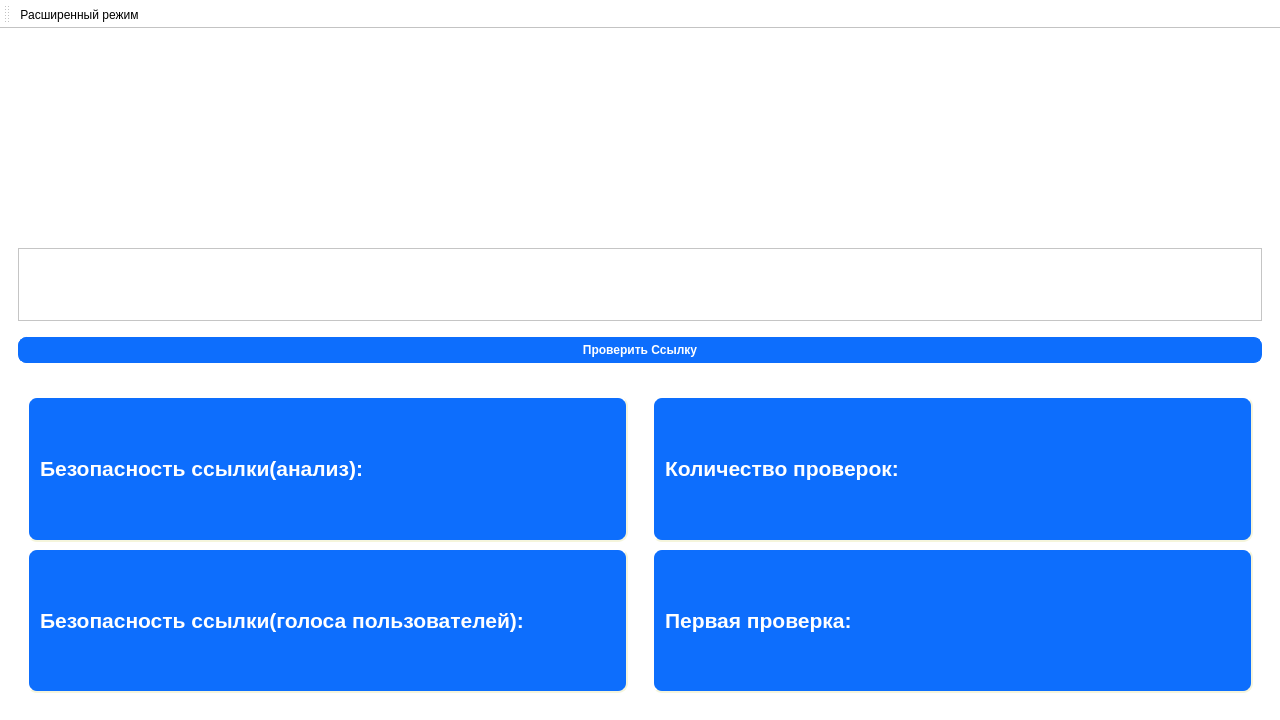
<?xml version="1.0" encoding="UTF-8"?>
<ui version="4.0">
 <class>MainWindow</class>
 <widget class="QMainWindow" name="MainWindow">
  <property name="geometry">
   <rect>
    <x>0</x>
    <y>0</y>
    <width>1280</width>
    <height>720</height>
   </rect>
  </property>
  <property name="minimumSize">
   <size>
    <width>1280</width>
    <height>720</height>
   </size>
  </property>
  <property name="windowTitle">
   <string>MainWindow</string>
  </property>
  <property name="styleSheet">
   <string notr="true">QWidget {
  background-color: #fff;
}
QLabel {
  color: #464d55;
  font-weight: 600;
  qproperty-alignment: AlignCenter;
}
QLabel#heading {
  color: #0f1925;
  font-size: 18px;
  margin-bottom: 10px;
}

QLabel#subheading {
  color: #0f1925;
  font-size: 12px;
  font-weight: normal;
  margin-bottom: 10px;
}
QLineEdit {
  border-radius: 8px;
  border: 1px solid #e0e4e7;
  padding: 5px 15px;
}

QLineEdit:focus {
  border: 1px solid #d0e3ff;
}

QLineEdit::placeholder {
  color: #767e89;
}
QPushButton {
  background-color: #0d6efd;
  color: #fff;
  font-weight: 600;
  border-radius: 8px;
  border: 1px solid #0d6efd;
  padding: 5px 15px;
  margin-top: 10px;
  outline: 0px;
}
QPushButton:hover {
  background-color: #0b5ed7;
  border: 3px solid #9ac3fe;
}
QPushButton:pressed {
  background-color: #052F6B;
}
QPushButton:disabled {
  background-color: #808080;
}</string>
  </property>
  <widget class="QWidget" name="centralwidget">
   <layout class="QVBoxLayout" name="verticalLayout_2" stretch="0">
    <item>
     <widget class="QStackedWidget" name="stackedWidget">
      <property name="sizePolicy">
       <sizepolicy hsizetype="Preferred" vsizetype="Preferred">
        <horstretch>0</horstretch>
        <verstretch>0</verstretch>
       </sizepolicy>
      </property>
      <property name="currentIndex">
       <number>0</number>
      </property>
      <widget class="QWidget" name="page">
       <property name="enabled">
        <bool>true</bool>
       </property>
       <property name="sizePolicy">
        <sizepolicy hsizetype="Preferred" vsizetype="Preferred">
         <horstretch>0</horstretch>
         <verstretch>0</verstretch>
        </sizepolicy>
       </property>
       <layout class="QVBoxLayout" name="verticalLayout_5" stretch="1,1">
        <property name="leftMargin">
         <number>0</number>
        </property>
        <property name="topMargin">
         <number>0</number>
        </property>
        <property name="rightMargin">
         <number>0</number>
        </property>
        <property name="bottomMargin">
         <number>0</number>
        </property>
        <item>
         <widget class="QWidget" name="verticalWidget" native="true">
          <layout class="QVBoxLayout" name="verx" stretch="4,4,3,1">
           <item>
            <spacer name="verticalSpacer">
             <property name="orientation">
              <enum>Qt::Orientation::Vertical</enum>
             </property>
             <property name="sizeHint" stdset="0">
              <size>
               <width>20</width>
               <height>40</height>
              </size>
             </property>
            </spacer>
           </item>
           <item>
            <widget class="QWidget" name="verticalWidget_2" native="true">
             <layout class="QHBoxLayout" name="NameLayout" stretch="4,9,4">
              <item>
               <spacer name="horizontalSpacer_2">
                <property name="orientation">
                 <enum>Qt::Orientation::Horizontal</enum>
                </property>
                <property name="sizeHint" stdset="0">
                 <size>
                  <width>40</width>
                  <height>20</height>
                 </size>
                </property>
               </spacer>
              </item>
              <item>
               <widget class="QLabel" name="label">
                <property name="minimumSize">
                 <size>
                  <width>1</width>
                  <height>1</height>
                 </size>
                </property>
                <property name="text">
                 <string/>
                </property>
                <property name="pixmap">
                 <pixmap resource="../../../../games/webapp/test.qrc">:/newPrefix/плашка с названием.png</pixmap>
                </property>
                <property name="scaledContents">
                 <bool>true</bool>
                </property>
                <property name="alignment">
                 <set>Qt::AlignmentFlag::AlignCenter</set>
                </property>
               </widget>
              </item>
              <item>
               <spacer name="horizontalSpacer">
                <property name="orientation">
                 <enum>Qt::Orientation::Horizontal</enum>
                </property>
                <property name="sizeHint" stdset="0">
                 <size>
                  <width>40</width>
                  <height>20</height>
                 </size>
                </property>
               </spacer>
              </item>
             </layout>
            </widget>
           </item>
           <item>
            <widget class="QTextEdit" name="textEdit"/>
           </item>
           <item>
            <widget class="QPushButton" name="pushButton">
             <property name="text">
              <string>Проверить Ссылку</string>
             </property>
            </widget>
           </item>
          </layout>
         </widget>
        </item>
        <item>
         <widget class="QWidget" name="widget_2" native="true">
          <property name="styleSheet">
           <string notr="true">QLabel {
    background-color: #0d6efd;
	color:#fff;
    border-style: outset;
    border-width: 2px;
    border-radius: 10px;
    border-color: beige;
    font: bold 20px;
    min-width: 10em;
    padding: 6px;
}</string>
          </property>
          <layout class="QHBoxLayout" name="horizontalLayout">
           <item>
            <widget class="QWidget" name="widget" native="true">
             <layout class="QVBoxLayout" name="verticalLayout">
              <item>
               <widget class="QLabel" name="label_4">
                <property name="text">
                 <string>&lt;html&gt;&lt;head/&gt;&lt;body&gt;&lt;p&gt;&lt;span style=&quot; font-size:16pt;&quot;&gt;Безопасность ссылки(анализ):&lt;/span&gt;&lt;/p&gt;&lt;/body&gt;&lt;/html&gt;</string>
                </property>
                <property name="wordWrap">
                 <bool>true</bool>
                </property>
               </widget>
              </item>
              <item>
               <widget class="QLabel" name="label_2">
                <property name="text">
                 <string>&lt;html&gt;&lt;head/&gt;&lt;body&gt;&lt;p&gt;&lt;span style=&quot; font-size:16pt;&quot;&gt;Безопасность ссылки(голоса пользователей):&lt;/span&gt;&lt;/p&gt;&lt;/body&gt;&lt;/html&gt;</string>
                </property>
                <property name="wordWrap">
                 <bool>true</bool>
                </property>
               </widget>
              </item>
             </layout>
            </widget>
           </item>
           <item>
            <widget class="QWidget" name="widget_3" native="true">
             <layout class="QVBoxLayout" name="verticalLayout_3">
              <item>
               <widget class="QLabel" name="label_5">
                <property name="text">
                 <string>&lt;html&gt;&lt;head/&gt;&lt;body&gt;&lt;p&gt;&lt;span style=&quot; font-size:16pt;&quot;&gt;Количество проверок:&lt;/span&gt;&lt;/p&gt;&lt;/body&gt;&lt;/html&gt;</string>
                </property>
                <property name="wordWrap">
                 <bool>true</bool>
                </property>
               </widget>
              </item>
              <item>
               <widget class="QLabel" name="label_7">
                <property name="text">
                 <string>&lt;html&gt;&lt;head/&gt;&lt;body&gt;&lt;p&gt;&lt;span style=&quot; font-size:16pt;&quot;&gt;Первая проверка:&lt;/span&gt;&lt;/p&gt;&lt;/body&gt;&lt;/html&gt;</string>
                </property>
                <property name="wordWrap">
                 <bool>true</bool>
                </property>
               </widget>
              </item>
             </layout>
            </widget>
           </item>
          </layout>
         </widget>
        </item>
       </layout>
      </widget>
      <widget class="QWidget" name="page_2">
       <layout class="QVBoxLayout" name="verticalLayout_9" stretch="1,1">
        <property name="leftMargin">
         <number>0</number>
        </property>
        <property name="topMargin">
         <number>0</number>
        </property>
        <property name="rightMargin">
         <number>0</number>
        </property>
        <property name="bottomMargin">
         <number>0</number>
        </property>
        <item>
         <widget class="QWidget" name="verticalWidget_3" native="true">
          <layout class="QVBoxLayout" name="verx_2" stretch="4,4,3,1">
           <item>
            <spacer name="verticalSpacer_2">
             <property name="orientation">
              <enum>Qt::Orientation::Vertical</enum>
             </property>
             <property name="sizeHint" stdset="0">
              <size>
               <width>20</width>
               <height>40</height>
              </size>
             </property>
            </spacer>
           </item>
           <item>
            <widget class="QWidget" name="verticalWidget_4" native="true">
             <layout class="QHBoxLayout" name="NameLayout_2" stretch="4,9,4">
              <item>
               <spacer name="horizontalSpacer_3">
                <property name="orientation">
                 <enum>Qt::Orientation::Horizontal</enum>
                </property>
                <property name="sizeHint" stdset="0">
                 <size>
                  <width>40</width>
                  <height>20</height>
                 </size>
                </property>
               </spacer>
              </item>
              <item>
               <widget class="QLabel" name="label_11">
                <property name="minimumSize">
                 <size>
                  <width>1</width>
                  <height>1</height>
                 </size>
                </property>
                <property name="text">
                 <string/>
                </property>
                <property name="pixmap">
                 <pixmap resource="../../../../games/webapp/test.qrc">:/newPrefix/плашка с названием.png</pixmap>
                </property>
                <property name="scaledContents">
                 <bool>true</bool>
                </property>
                <property name="alignment">
                 <set>Qt::AlignmentFlag::AlignCenter</set>
                </property>
               </widget>
              </item>
              <item>
               <spacer name="horizontalSpacer_4">
                <property name="orientation">
                 <enum>Qt::Orientation::Horizontal</enum>
                </property>
                <property name="sizeHint" stdset="0">
                 <size>
                  <width>40</width>
                  <height>20</height>
                 </size>
                </property>
               </spacer>
              </item>
             </layout>
            </widget>
           </item>
           <item>
            <widget class="QTextEdit" name="textEdit_2"/>
           </item>
           <item>
            <widget class="QPushButton" name="pushButton_2">
             <property name="text">
              <string>Проверить Ссылку</string>
             </property>
            </widget>
           </item>
          </layout>
         </widget>
        </item>
        <item>
         <widget class="QWidget" name="widget_5" native="true">
          <property name="styleSheet">
           <string notr="true">QLabel {
    background-color: #0d6efd;
	color:#fff;
    border-style: outset;
    border-width: 2px;
    border-radius: 10px;
    border-color: beige;
    font: bold 12px;
    min-width: 10em;
    padding: 6px;
}</string>
          </property>
          <layout class="QHBoxLayout" name="horizontalLayout_2">
           <item>
            <widget class="QWidget" name="widget_6" native="true">
             <layout class="QVBoxLayout" name="verticalLayout_6">
              <item>
               <widget class="QLabel" name="label_12">
                <property name="text">
                 <string>TextLabel</string>
                </property>
               </widget>
              </item>
              <item>
               <widget class="QLabel" name="label_13">
                <property name="text">
                 <string>TextLabel</string>
                </property>
               </widget>
              </item>
              <item>
               <widget class="QLabel" name="label_14">
                <property name="text">
                 <string>TextLabel</string>
                </property>
               </widget>
              </item>
             </layout>
            </widget>
           </item>
           <item>
            <widget class="QWidget" name="widget_7" native="true">
             <layout class="QVBoxLayout" name="verticalLayout_7">
              <item>
               <widget class="QLabel" name="label_15">
                <property name="text">
                 <string>TextLabel</string>
                </property>
               </widget>
              </item>
              <item>
               <widget class="QLabel" name="label_16">
                <property name="text">
                 <string>TextLabel</string>
                </property>
               </widget>
              </item>
              <item>
               <widget class="QLabel" name="label_17">
                <property name="text">
                 <string>TextLabel</string>
                </property>
               </widget>
              </item>
             </layout>
            </widget>
           </item>
           <item>
            <widget class="QWidget" name="widget_8" native="true">
             <layout class="QVBoxLayout" name="verticalLayout_8">
              <item>
               <widget class="QLabel" name="label_18">
                <property name="text">
                 <string>TextLabel</string>
                </property>
               </widget>
              </item>
              <item>
               <widget class="QLabel" name="label_19">
                <property name="text">
                 <string>TextLabel</string>
                </property>
               </widget>
              </item>
              <item>
               <widget class="QLabel" name="label_20">
                <property name="text">
                 <string>TextLabel</string>
                </property>
               </widget>
              </item>
             </layout>
            </widget>
           </item>
          </layout>
         </widget>
        </item>
       </layout>
      </widget>
      <widget class="QWidget" name="page_3"/>
     </widget>
    </item>
   </layout>
  </widget>
  <widget class="QToolBar" name="toolBar">
   <property name="windowTitle">
    <string>toolBar</string>
   </property>
   <attribute name="toolBarArea">
    <enum>TopToolBarArea</enum>
   </attribute>
   <attribute name="toolBarBreak">
    <bool>false</bool>
   </attribute>
   <addaction name="Set_extended"/>
  </widget>
  <action name="Set_extended">
   <property name="checkable">
    <bool>true</bool>
   </property>
   <property name="text">
    <string>Расширенный режим</string>
   </property>
   <property name="toolTip">
    <string>Включает расширенный режим</string>
   </property>
   <property name="menuRole">
    <enum>QAction::MenuRole::NoRole</enum>
   </property>
  </action>
 </widget>
 <resources>
  <include location="../../../../games/webapp/test.qrc"/>
 </resources>
 <connections/>
</ui>
